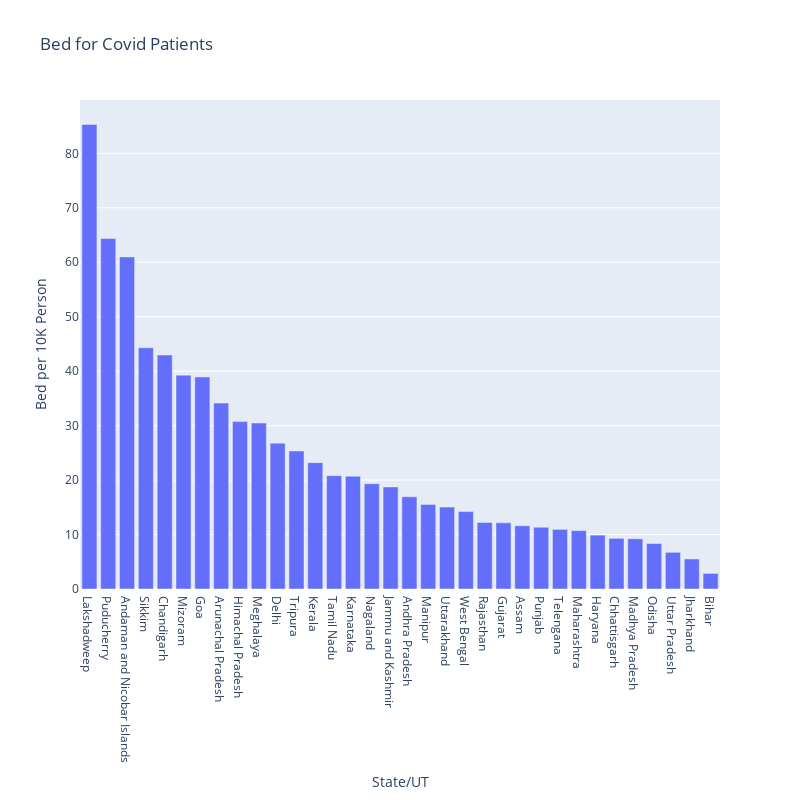

Write notebook code for a chart like this one.
### Code cell
mergedTempDataBed=pd.merge(TempBedData,populationIndia2011,on="State/UT")
mergedTempDataBed['Bed_Per_10Thousand_Person']=mergedTempDataBed["TotalBed"]/(mergedTempDataBed["Population"]/10000)
mergedTempDataBed=mergedTempDataBed.sort_values(['Bed_Per_10Thousand_Person'],ascending=False)
px.bar(mergedTempDataBed,x=mergedTempDataBed['State/UT'],y=mergedTempDataBed['Bed_Per_10Thousand_Person'],orientation='v',height=800,width=800,labels={"State/UT":"State/UT","Bed_Per_10Thousand_Person":"Bed per 10K Person"},title="Bed for Covid Patients")

### Figure 1 — Plotly figure (JSON) as saved in the notebook; plotly's stock layout.template omitted (floating-point values rounded to 4 significant figures)
{"data": [{"alignmentgroup": "True", "hovertemplate": "State/UT=%{x}<br>Bed per 10K Person=%{y}<extra></extra>", "legendgroup": "", "marker": {"color": "#636efa"}, "name": "", "offsetgroup": "", "orientation": "v", "showlegend": false, "textposition": "auto", "type": "bar", "x": ["Lakshadweep", "Puducherry", "Andaman and Nicobar Islands", "Sikkim", "Chandigarh", "Mizoram", "Goa", "Arunachal Pradesh", "Himachal Pradesh", "Meghalaya", "Delhi", "Tripura", "Kerala", "Tamil Nadu", "Karnataka", "Nagaland", "Jammu and Kashmir", "Andhra Pradesh", "Manipur", "Uttarakhand", "West Bengal", "Rajasthan", "Gujarat", "Assam", "Punjab", "Telengana", "Maharashtra", "Haryana", "Chhattisgarh", "Madhya Pradesh", "Odisha", "Uttar Pradesh", "Jharkhand", "Bihar"], "xaxis": "x", "y": [85.31, 64.35, 60.99, 44.3, 42.96, 39.27, 38.94, 34.14, 30.74, 30.48, 26.78, 25.35, 23.2, 20.81, 20.71, 19.33, 18.74, 16.93, 15.52, 15.04, 14.21, 12.21, 12.15, 11.62, 11.34, 10.95, 10.72, 9.893, 9.304, 9.222, 8.342, 6.735, 5.513, 2.864], "yaxis": "y"}], "layout": {"barmode": "relative", "height": 800, "legend": {"tracegroupgap": 0}, "title": {"text": "Bed for Covid Patients"}, "width": 800, "xaxis": {"anchor": "y", "domain": [0, 1], "title": {"text": "State/UT"}}, "yaxis": {"anchor": "x", "domain": [0, 1], "title": {"text": "Bed per 10K Person"}}}}
